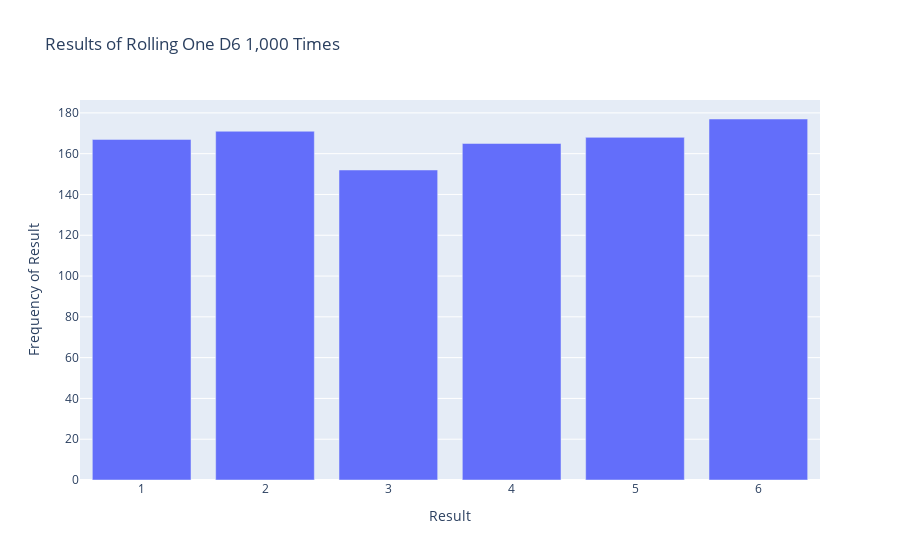

The notebook cell this image was saved under:
### Markdown cell above
- 面向数组的编程范式，利用数组的**📡广播**特性，将数组看作一个整体来进行操作
- 🚫 避免使用循环

### Code cell
import numpy as np
import plotly.express as px

num_sides = 6

# Make some rolls, and store results in a NumPy array.
results = np.random.randint(1, num_sides + 1, size=1000)

# Analyze the results using NumPy functions.
poss_results = np.arange(1, num_sides + 1)
frequencies = np.bincount(results, minlength=num_sides+1)[1:]

# Visualize the results.
title = "Results of Rolling One D6 1,000 Times"
labels = {'x': 'Result', 'y': 'Frequency of Result'}
fig = px.bar(x=poss_results, y=frequencies, title=title, labels=labels)
fig.show()

### Figure 1 — Plotly figure (JSON) as saved in the notebook; plotly's stock layout.template omitted (floating-point values rounded to 4 significant figures)
{"data": [{"alignmentgroup": "True", "hovertemplate": "Result=%{x}<br>Frequency of Result=%{y}<extra></extra>", "legendgroup": "", "marker": {"color": "#636efa", "pattern": {"shape": ""}}, "name": "", "offsetgroup": "", "orientation": "v", "showlegend": false, "textposition": "auto", "type": "bar", "x": [1, 2, 3, 4, 5, 6], "xaxis": "x", "y": [167, 171, 152, 165, 168, 177], "yaxis": "y"}], "layout": {"barmode": "relative", "legend": {"tracegroupgap": 0}, "title": {"text": "Results of Rolling One D6 1,000 Times"}, "xaxis": {"anchor": "y", "domain": [0, 1], "title": {"text": "Result"}}, "yaxis": {"anchor": "x", "domain": [0, 1], "title": {"text": "Frequency of Result"}}}}
